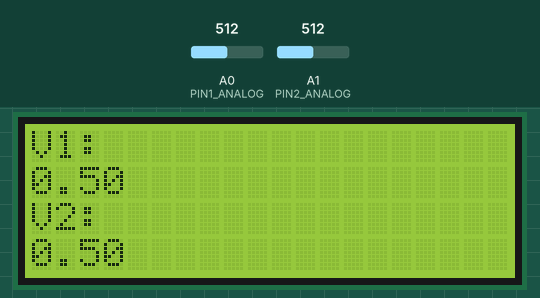
A sketch run on a simulated Arduino Uno, built with avr-gcc and run on an emulated ATmega328P. On the bench: 20×4 character LCD. The inputs (shaded band) are chosen by the test bench; at power-on: A0 (PIN1_ANALOG) = 512, A1 (PIN2_ANALOG) = 512. What the sketch prints to the serial monitor is not drawn.

Above: at 1.2 s.
1.3 s: A0 (PIN1_ANALOG) set to 716
3.1 s: A1 (PIN2_ANALOG) set to 306
At 4.2 s:
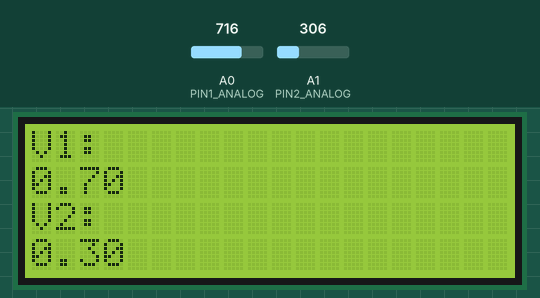
4.6 s: A0 (PIN1_ANALOG) set to 900
At 5.9 s:
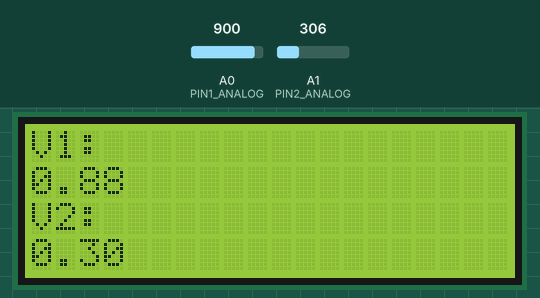
6.2 s: A1 (PIN2_ANALOG) set to 122
At 6.8 s:
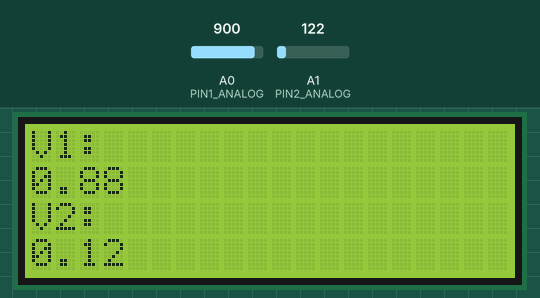
7.7 s: A1 (PIN2_ANALOG) set to 0
At 8.8 s:
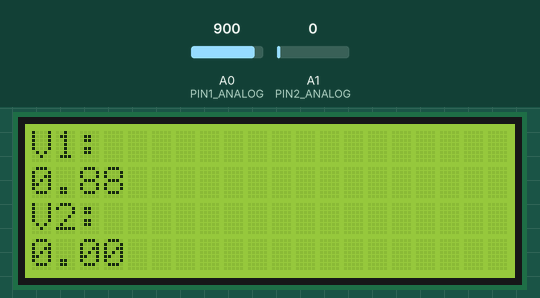
9.3 s: A0 (PIN1_ANALOG) set to 1023
At 10.7 s:
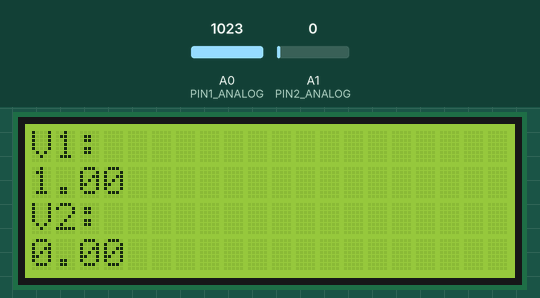
Timing chart, 0 to 11.9 s (numbered marks = the images above; inputs shaded):
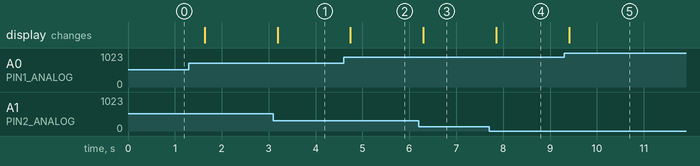

The sketch:

LCD_2POT_DISPLAY.ino
```cpp
#include <Wire.h>
#include <LiquidCrystal_I2C.h>
#define LCD_ADDRESS   0x20
#define PIN1_ANALOG   A0
#define PIN2_ANALOG   A1
LiquidCrystal_I2C lcd(LCD_ADDRESS, 20, 4); // set the LCD address to 0x27 for a 20x4 display

void setup()
{
  Serial.begin(9600);
  lcd.init();
  lcd.backlight();

}

void loop()
{
  // read the input on analog pin A0:
  int analogValue = analogRead(PIN1_ANALOG);
  // Rescale the analog value to potentiometer's voltage (0V to 5V):
  float voltage1 = ( analogValue/ 1023.0);
  Serial.println(voltage1);

  // read the input on analog pin A1:
  int analogValue2 = analogRead(PIN2_ANALOG);
  // Rescale the analog value to potentiometer's voltage (0V to 5V):
  float voltage2 = ( analogValue2  / 1023.0);
  Serial.println(voltage2);

  lcd.setCursor(0, 0);
  lcd.print("V1:");
  lcd.setCursor(0, 1);
  lcd.print(voltage1);
  lcd.setCursor(0, 2);
  lcd.print("V2:");
  lcd.setCursor(0, 3);
  lcd.print(voltage2);

  delay(500);
}
```

Measured:
- after the input at 3.1 s, the display: changes after 0.09 s (image 1)
- after the input at 4.6 s, the display: changes after 0.14 s (image 2)
- after the input at 6.2 s, the display: changes after 0.10 s (image 3)
- after the input at 7.7 s, the display: changes after 0.15 s (image 4)
- after the input at 9.3 s, the display: changes after 0.11 s (image 5)
